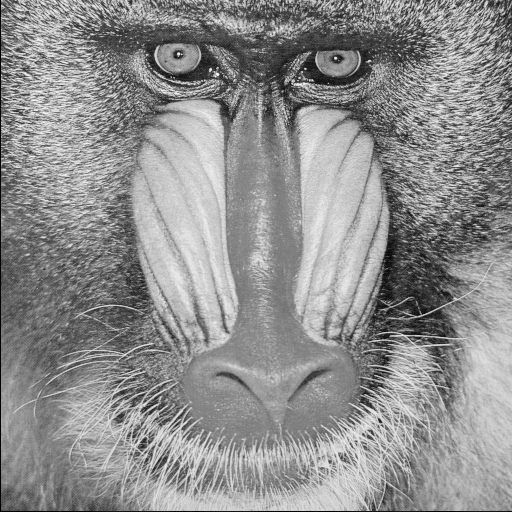
#> input picture images/project3/demo.pgm, 512 x 512 px
$ jupyter execute --allow-errors Project3A.ipynb   (older library calls are emulated)
#> lines starting #> are read from the running program, lines starting #| are printed output that depends on the picture; after the words box and inside, x2 and y2 are one past the last pixel; in counts of white or black regions, pixels touching at a corner belong together
### project3/project3.py
import cv2
import numpy as np
import matplotlib
import matplotlib.pyplot as plt
import math


def Gaussian_Blur(img):
    cutoff_frequency = 7
    filter = cv2.getGaussianKernel(ksize=cutoff_frequency * 4 + 1,
                                   sigma=cutoff_frequency)
    filter = np.dot(filter, filter.T)
    blur = cv2.filter2D(img, -1, filter)

    return blur

def Sobel_Edge_Horz(img):
    g_x = np.array([[-1, 0, 1], [-2, 0, 2], [-1, 0, 1]])
    filtered_g_x = cv2.filter2D(img, cv2.CV_32F, g_x)
    return filtered_g_x

def Sobel_Edge_Vert(img):
    g_y = np.array([[-1, -2, -1], [0, 0, 0], [1, 2, 1]])
    filtered_g_y = cv2.filter2D(img, cv2.CV_32F, g_y)
    return filtered_g_y

def Sobel_Edge(img):
    g = np.sqrt((Sobel_Edge_Horz(img)**2 + Sobel_Edge_Vert(img)**2))
    return g

# [137 lines left out: functions myHoughLines, Finding_Identical_Lines, Finding_Gradient, Non_Maximum_Supp, Setting_Thresholds, Edge_Tracking and 1 more, not called in this run]


# [30 lines that do not run on import are left out]
    # [14 lines of commented-out code are left out]

### project3/Project3A.ipynb
# Project 3a: Hough Transform

The purpose of this project is to acquaint you with the fundamental techniques behind two fundamental feature detection algorithms in Computer Vision: the Hough Transform and the Canny Filter.

[cell 1]
import numpy as np
import matplotlib.pyplot as plt
import math
import cv2
from project3 import *

# Part 1: Sobel Edge Detector

Congratulations!  You've unlocked the cv2.filter2d() method, which will replace the (non-linearly separable) filtering algorithms you created in Project 2.

Use it to implement a Sobel Edge detector.  As described in the textbook, the Sobel kernel finds oriented edges.    The kernel for finding vertical edges is:

$$ G_{x} = \begin{bmatrix} -1 & 0 & +1 \\ -2 & 0 & +2 \\ -1 & 0 & +1 \end{bmatrix}$$

and the kernel for finding horizontal edges is:

$$ G_{y} = \begin{bmatrix} -1 & -2 & -1 \\ 0 & 0 & 0 \\ +1 & +2 & +1 \end{bmatrix}$$

Using filter2d, run each of these kernels separately over some greyscale images, and show the results below.   How are the x and y gradients different?

Hint: I recommend *first* running a slight gaussian blur over an image to remove the worst high frequency noise.

[cell 2]
monkey = cv2.imread("../images/project3/demo.pgm")
#> monkey is the input picture: shape (512, 512, 3); min 0, max 255, mean 142.4
horz = cv2.imread("../images/project3/horz.pgm")
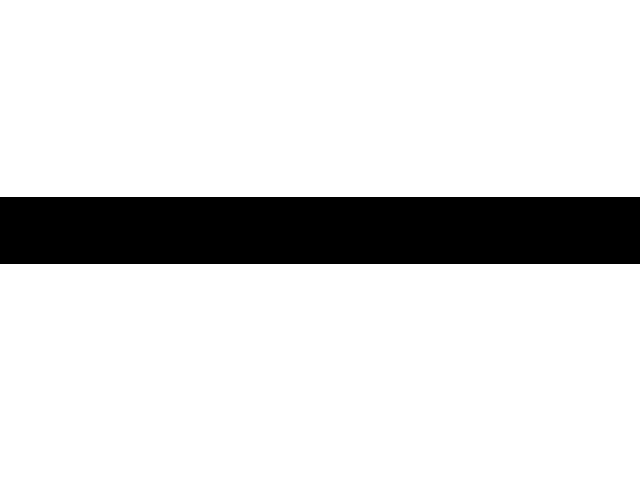
#> input picture images/project3/horz.pgm, 640 x 480 px
#> horz is the input picture: shape (480, 640, 3); 86% white; 1 black region, box (x1, y1, x2, y2) and area: (0, 197, 640, 264) 42880
vert = cv2.imread("../images/project3/vert.pgm")
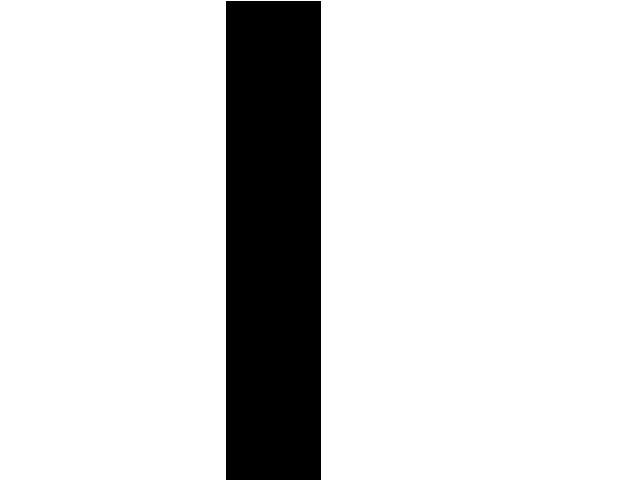
#> input picture images/project3/vert.pgm, 640 x 480 px
#> vert is the input picture: shape (480, 640, 3); 85.2% white; 1 black region, box (x1, y1, x2, y2) and area: (226, 1, 321, 480) 45505
dots = cv2.imread("../images/project3/four-horiz-dots.pgm")
test_image = cv2.imread("../images/project3/testimage.pgm")
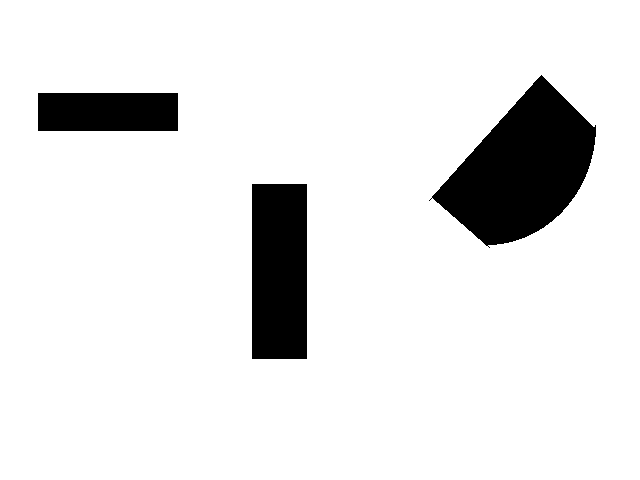
#> input picture images/project3/testimage.pgm, 640 x 480 px
#> test_image is the input picture: shape (480, 640, 3); 90% white; 3 black regions, box (x1, y1, x2, y2) and area: (429, 75, 596, 248) 15676, (252, 184, 307, 359) 9625, (38, 93, 178, 131) 5320

gaussian_blur_monkey = Gaussian_Blur(monkey)
gaussian_blur_horz = Gaussian_Blur(horz)
gaussian_blur_vert = Gaussian_Blur(vert)
gaussian_blur_test_image = Gaussian_Blur(test_image)

sobel_edge_monkey = Sobel_Edge(gaussian_blur_monkey)
#> in Sobel_Edge_Horz, `filtered_g_x = cv2.filter2D(img, cv2.CV_32F, g_x)`:
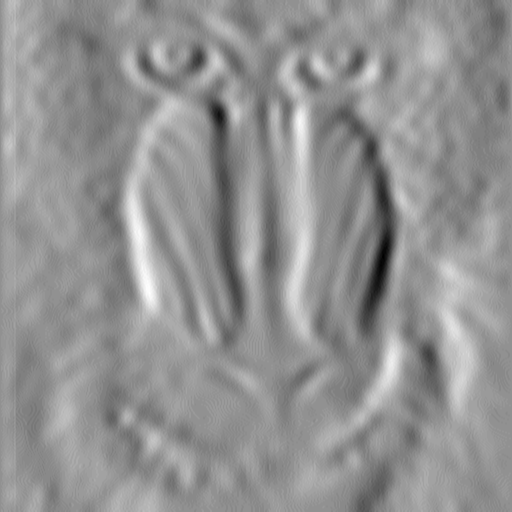
#> filtered_g_x: shape (512, 512, 3) float32; min -68, max 51, mean 0.5; drawn with min black and max white
#> in Sobel_Edge_Vert, `g_y = np.array([[-1, -2, -1], [0, 0, 0], [1, 2, 1]])`: g_y = [[-1, -2, -1], [0, 0, 0], [1, 2, 1]]
#> in Sobel_Edge_Vert, `filtered_g_y = cv2.filter2D(img, cv2.CV_32F, g_y)`:
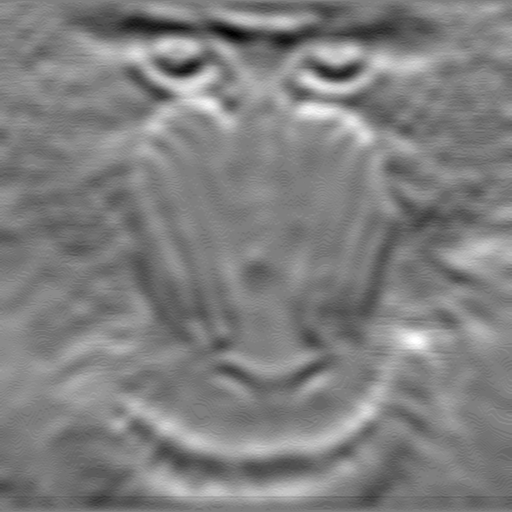
#> filtered_g_y: shape (512, 512, 3) float32; min -44, max 44, mean 0.2; drawn with min black and max white
#> in Sobel_Edge, `g = np.sqrt((Sobel_Edge_Horz(img)**2 + Sobel_Edge_Vert(img)**2))`:
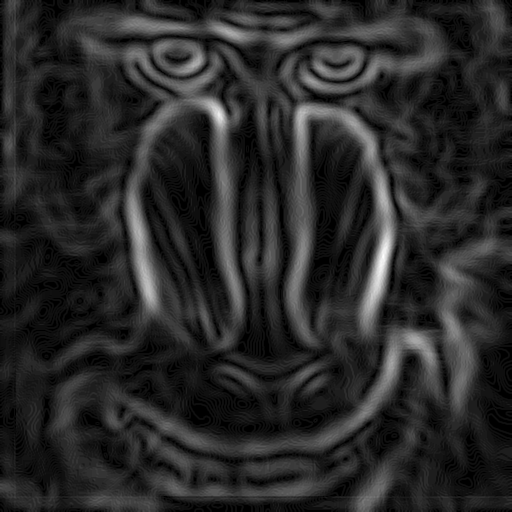
#> g: shape (512, 512, 3) float32; min 0, max 69.86, mean 11.3; drawn with min black and max white

# Running each kernel separately over the test image

plt.imshow(gaussian_blur_test_image)
plt.show()

sobel_edge_vert = Sobel_Edge_Vert(gaussian_blur_test_image)
sobel_edge_horz = Sobel_Edge_Horz(gaussian_blur_test_image)
#> in Sobel_Edge_Horz (call 2), `filtered_g_x = cv2.filter2D(img, cv2.CV_32F, g_x)`:
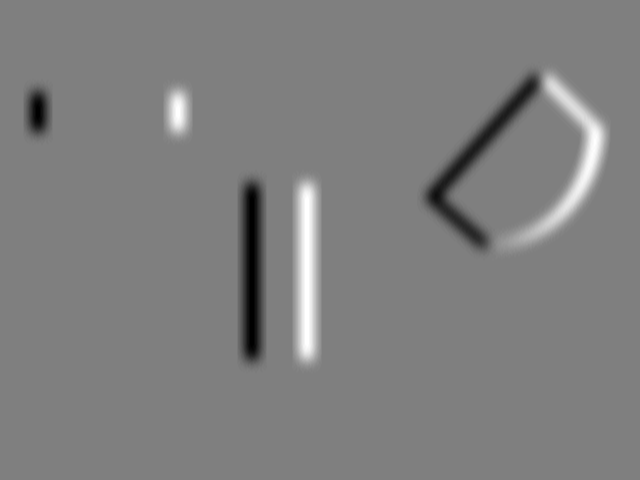
#> filtered_g_x: shape (480, 640, 3) float32; min -120, max 120, mean 0; drawn with min black and max white

plt.imshow(sobel_edge_vert)
plt.figure(figsize=(3,3))
plt.show()

plt.imshow(sobel_edge_horz)
plt.figure(figsize=(3,3))
plt.show()

#TESTING CODE HERE

Of course, we're really presently only interested in the magnitude, not the orientation of edges (although that'll change soon), so we can use the following formula:

$G = \sqrt{G_{x}^{2} + G_{y}^{2}}$

In the cell below, show results of calculating the edge magnitude of the images you tested above

[cell 3]
# Results of the magnitude:
test_image = cv2.imread("../images/project3/testimage.pgm")
gaussian_blur_test_image = Gaussian_Blur(test_image)
sobel_edge_test_image = Sobel_Edge(gaussian_blur_test_image)
#> in Sobel_Edge (call 2), `g = np.sqrt((Sobel_Edge_Horz(img)**2 + Sobel_Edge_Vert(img)**2))`:
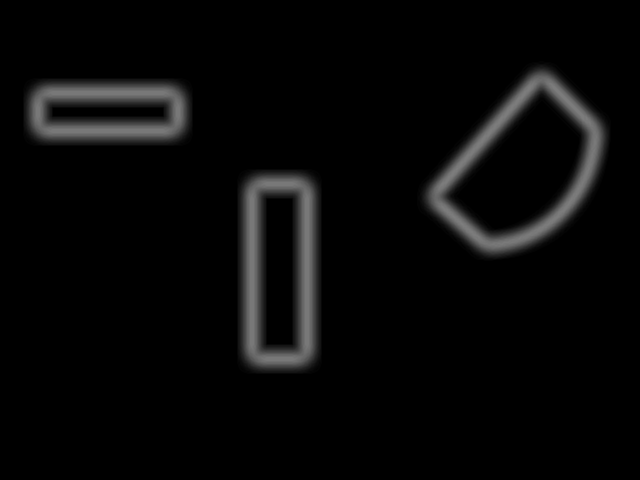
#> g: shape (480, 640, 3) float32; min 0, max 126.2, mean 8.3

plt.imshow(sobel_edge_test_image)
plt.figure(figsize=(3,3))
plt.show()

# Showing the magnitude using other images

plt.imshow(sobel_edge_vert)
plt.figure(figsize=(3,3))
plt.show()

plt.imshow(sobel_edge_horz)
plt.figure(figsize=(3,3))
plt.show()

plt.imshow(sobel_edge_monkey)
plt.figure(figsize=(3,3))
plt.show()
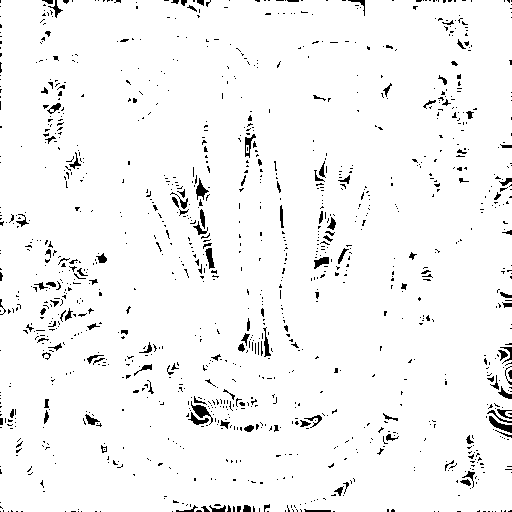
#> shown: shape (512, 512, 3) float32; values 0 (black) and 1 (white), 96.3% white; black in thin lines or dots

# Part 2: Hough Transform

Following Tuesday's lecture, recall that the Hough Transform is a way to find the predominant lines in an image (generally, a de-noised and edge-detected image).  It all revolves around using the equation:

$\rho = x*cos(\theta) + y*sin(\theta)$

to define a line.

Let's begin by "discretizing" our $\theta$ (angle) values into ten discrete values:

[cell 4]
thetaVals = np.linspace(0,math.pi,9) #8 vals between 0 and pi

Then we can define a bunch of arbitrary points:

[cell 5]
pt0 = (1,0)
pt1 = (2,1)
pt2 = (3,2)
pt3 = (4,3)
pts = [pt0,pt1,pt2,pt3]

xs = [p[0] for p in pts]
ys = [p[1] for p in pts]

plt.xlim(0,4)
plt.scatter(xs,ys)

Here's what we get for sweeping through the theta values described above, and finding each corresponding $\rho$ value:

[cell 6]
rhoVals = []
for p in pts:
    rhoVals = []
    for t in thetaVals:
        rhoVals.append(p[0]*math.cos(t) + p[1]*math.sin(t)) # applying the equation
    #print(rhoVals)
    plot = plt.plot(thetaVals,rhoVals)
    plot = plt.scatter(thetaVals,rhoVals)

Notice that each point's $\rho$ values form a sinusoidal shape, and that all the shapes intersect at 3/4*$\pi$ (that is, 135 degrees).   What $\rho$ value do they intersect at?

Let's try a different set of points:

[cell 7]
pt0 = (0,2)
pt1 = (2,2)
pt2 = (4,2)
pt3 = (6,2)
pts = [pt0,pt1,pt2,pt3]

xs = [p[0] for p in pts]
ys = [p[1] for p in pts]

plt.xlim(0,6)
plt.ylim(0,3)
plt.scatter(xs,ys)

[cell 8]
rhoVals = []
for p in pts:
    rhoVals = []
    for t in thetaVals:
        rhoVals.append(p[0]*math.cos(t) + p[1]*math.sin(t))
    #print(rhoVals)
    plot = plt.plot(thetaVals,rhoVals)
    plot = plt.scatter(thetaVals,rhoVals)

---
And this is what it looks like when we have *two dominant lines in an image.

[cell 9]
pt0 = (1,0)
pt1 = (2,1)
pt2 = (3,2)
pt3 = (4,3)
pt10 = (0,2)
pt11 = (2,2)
pt12 = (4,2)
pt13 = (6,2)
pts = [pt0,pt1,pt2,pt3,pt10,pt11,pt12,pt13]

plt.xlim(0,6)
plt.ylim(-3,3)
#plt.scatter(xs,ys)


rhoVals = []
for p in pts:
    rhoVals = []
    for t in thetaVals:
        rhoVals.append(p[0]*math.cos(t) + p[1]*math.sin(t))
    #print(rhoVals)
    plot = plt.plot(thetaVals,rhoVals)
    plot = plt.scatter(thetaVals,rhoVals)
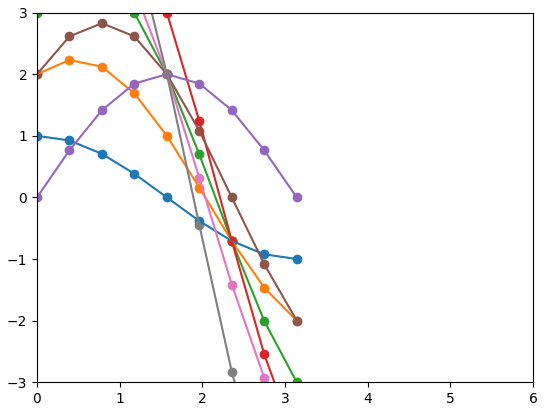
#> figure drawn by matplotlib, 1 panel
